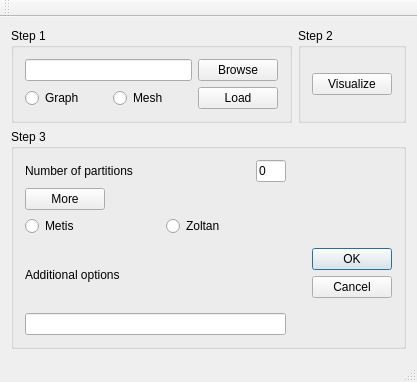
<?xml version="1.0" encoding="UTF-8"?>
<ui version="4.0">
 <class>MainWindow</class>
 <widget class="QMainWindow" name="MainWindow">
  <property name="geometry">
   <rect>
    <x>0</x>
    <y>0</y>
    <width>417</width>
    <height>382</height>
   </rect>
  </property>
  <property name="windowTitle">
   <string>GraphPart</string>
  </property>
  <property name="locale">
   <locale language="English" country="UnitedKingdom"/>
  </property>
  <widget class="QWidget" name="centralWidget">
   <layout class="QGridLayout" name="gridLayout_4">
    <item row="0" column="0">
     <layout class="QVBoxLayout" name="verticalLayout_3">
      <item>
       <layout class="QHBoxLayout" name="horizontalLayout_3">
        <item>
         <widget class="QGroupBox" name="groupBox">
          <property name="title">
           <string>Step 1</string>
          </property>
          <layout class="QGridLayout" name="gridLayout">
           <item row="0" column="0">
            <layout class="QHBoxLayout" name="horizontalLayout_6">
             <item>
              <widget class="QLineEdit" name="lineEdit"/>
             </item>
             <item>
              <widget class="QPushButton" name="pushButton_4">
               <property name="text">
                <string>Browse</string>
               </property>
              </widget>
             </item>
            </layout>
           </item>
           <item row="1" column="0">
            <layout class="QHBoxLayout" name="horizontalLayout">
             <item>
              <widget class="QRadioButton" name="radioButton">
               <property name="text">
                <string>Graph</string>
               </property>
              </widget>
             </item>
             <item>
              <spacer name="horizontalSpacer_3">
               <property name="orientation">
                <enum>Qt::Horizontal</enum>
               </property>
               <property name="sizeHint" stdset="0">
                <size>
                 <width>40</width>
                 <height>20</height>
                </size>
               </property>
              </spacer>
             </item>
             <item>
              <widget class="QRadioButton" name="radioButton_2">
               <property name="text">
                <string>Mesh</string>
               </property>
              </widget>
             </item>
             <item>
              <spacer name="horizontalSpacer_4">
               <property name="orientation">
                <enum>Qt::Horizontal</enum>
               </property>
               <property name="sizeHint" stdset="0">
                <size>
                 <width>40</width>
                 <height>20</height>
                </size>
               </property>
              </spacer>
             </item>
             <item>
              <widget class="QPushButton" name="pushButton">
               <property name="text">
                <string>Load</string>
               </property>
              </widget>
             </item>
            </layout>
           </item>
          </layout>
         </widget>
        </item>
        <item>
         <layout class="QVBoxLayout" name="verticalLayout_2">
          <item>
           <widget class="QGroupBox" name="groupBox_2">
            <property name="title">
             <string>Step 2</string>
            </property>
            <layout class="QGridLayout" name="gridLayout_2">
             <item row="0" column="0">
              <widget class="QPushButton" name="pushButton_2">
               <property name="text">
                <string>Visualize</string>
               </property>
              </widget>
             </item>
            </layout>
           </widget>
          </item>
         </layout>
        </item>
       </layout>
      </item>
      <item>
       <widget class="QGroupBox" name="groupBox_3">
        <property name="title">
         <string>Step 3</string>
        </property>
        <layout class="QGridLayout" name="gridLayout_3">
         <item row="0" column="0">
          <layout class="QVBoxLayout" name="verticalLayout_4">
           <item>
            <layout class="QHBoxLayout" name="horizontalLayout_4">
             <item>
              <widget class="QLabel" name="label">
               <property name="text">
                <string>Number of partitions</string>
               </property>
              </widget>
             </item>
             <item>
              <spacer name="horizontalSpacer">
               <property name="orientation">
                <enum>Qt::Horizontal</enum>
               </property>
               <property name="sizeType">
                <enum>QSizePolicy::Expanding</enum>
               </property>
               <property name="sizeHint" stdset="0">
                <size>
                 <width>60</width>
                 <height>20</height>
                </size>
               </property>
              </spacer>
             </item>
             <item>
              <widget class="QLineEdit" name="lineEdit_2">
               <property name="sizePolicy">
                <sizepolicy hsizetype="Fixed" vsizetype="Fixed">
                 <horstretch>0</horstretch>
                 <verstretch>0</verstretch>
                </sizepolicy>
               </property>
               <property name="maximumSize">
                <size>
                 <width>30</width>
                 <height>16777215</height>
                </size>
               </property>
               <property name="text">
                <string>0</string>
               </property>
              </widget>
             </item>
             <item>
              <spacer name="horizontalSpacer_2">
               <property name="orientation">
                <enum>Qt::Horizontal</enum>
               </property>
               <property name="sizeType">
                <enum>QSizePolicy::Fixed</enum>
               </property>
               <property name="sizeHint" stdset="0">
                <size>
                 <width>20</width>
                 <height>20</height>
                </size>
               </property>
              </spacer>
             </item>
            </layout>
           </item>
           <item>
            <layout class="QHBoxLayout" name="horizontalLayout_7">
             <item>
              <widget class="QPushButton" name="pushButton_3">
               <property name="text">
                <string>More</string>
               </property>
              </widget>
             </item>
             <item>
              <spacer name="horizontalSpacer_5">
               <property name="orientation">
                <enum>Qt::Horizontal</enum>
               </property>
               <property name="sizeHint" stdset="0">
                <size>
                 <width>40</width>
                 <height>20</height>
                </size>
               </property>
              </spacer>
             </item>
            </layout>
           </item>
           <item>
            <layout class="QHBoxLayout" name="horizontalLayout_2">
             <item>
              <widget class="QRadioButton" name="radioButton_3">
               <property name="text">
                <string>Metis</string>
               </property>
              </widget>
             </item>
             <item>
              <spacer name="horizontalSpacer_8">
               <property name="orientation">
                <enum>Qt::Horizontal</enum>
               </property>
               <property name="sizeHint" stdset="0">
                <size>
                 <width>40</width>
                 <height>20</height>
                </size>
               </property>
              </spacer>
             </item>
             <item>
              <widget class="QRadioButton" name="radioButton_4">
               <property name="text">
                <string>Zoltan</string>
               </property>
              </widget>
             </item>
             <item>
              <spacer name="horizontalSpacer_7">
               <property name="orientation">
                <enum>Qt::Horizontal</enum>
               </property>
               <property name="sizeHint" stdset="0">
                <size>
                 <width>40</width>
                 <height>20</height>
                </size>
               </property>
              </spacer>
             </item>
            </layout>
           </item>
           <item>
            <layout class="QVBoxLayout" name="verticalLayout">
             <item>
              <layout class="QHBoxLayout" name="horizontalLayout_5">
               <item>
                <widget class="QLabel" name="label_2">
                 <property name="text">
                  <string>Additional options</string>
                 </property>
                </widget>
               </item>
               <item>
                <spacer name="horizontalSpacer_6">
                 <property name="orientation">
                  <enum>Qt::Horizontal</enum>
                 </property>
                 <property name="sizeHint" stdset="0">
                  <size>
                   <width>13</width>
                   <height>17</height>
                  </size>
                 </property>
                </spacer>
               </item>
              </layout>
             </item>
             <item>
              <layout class="QHBoxLayout" name="horizontalLayout_8">
               <item>
                <widget class="QLineEdit" name="lineEdit_3"/>
               </item>
               <item>
                <spacer name="horizontalSpacer_9">
                 <property name="orientation">
                  <enum>Qt::Horizontal</enum>
                 </property>
                 <property name="sizeType">
                  <enum>QSizePolicy::Fixed</enum>
                 </property>
                 <property name="sizeHint" stdset="0">
                  <size>
                   <width>20</width>
                   <height>20</height>
                  </size>
                 </property>
                </spacer>
               </item>
              </layout>
             </item>
            </layout>
           </item>
          </layout>
         </item>
         <item row="0" column="1">
          <layout class="QVBoxLayout" name="verticalLayout_5">
           <item>
            <spacer name="verticalSpacer">
             <property name="orientation">
              <enum>Qt::Vertical</enum>
             </property>
             <property name="sizeHint" stdset="0">
              <size>
               <width>20</width>
               <height>40</height>
              </size>
             </property>
            </spacer>
           </item>
           <item>
            <widget class="QDialogButtonBox" name="buttonBox">
             <property name="orientation">
              <enum>Qt::Vertical</enum>
             </property>
             <property name="standardButtons">
              <set>QDialogButtonBox::Cancel|QDialogButtonBox::Ok</set>
             </property>
            </widget>
           </item>
          </layout>
         </item>
        </layout>
       </widget>
      </item>
     </layout>
    </item>
   </layout>
   <zorder>lineEdit</zorder>
   <zorder>radioButton</zorder>
   <zorder>radioButton_2</zorder>
   <zorder>pushButton</zorder>
   <zorder>groupBox</zorder>
   <zorder></zorder>
   <zorder>groupBox_2</zorder>
   <zorder>groupBox_3</zorder>
   <zorder>label</zorder>
   <zorder>lineEdit_2</zorder>
   <zorder>groupBox_4</zorder>
   <zorder>verticalSpacer</zorder>
  </widget>
  <widget class="QMenuBar" name="menuBar">
   <property name="geometry">
    <rect>
     <x>0</x>
     <y>0</y>
     <width>417</width>
     <height>25</height>
    </rect>
   </property>
  </widget>
  <widget class="QToolBar" name="mainToolBar">
   <attribute name="toolBarArea">
    <enum>TopToolBarArea</enum>
   </attribute>
   <attribute name="toolBarBreak">
    <bool>false</bool>
   </attribute>
  </widget>
  <widget class="QStatusBar" name="statusBar"/>
 </widget>
 <layoutdefault spacing="6" margin="11"/>
 <resources/>
 <connections/>
</ui>
